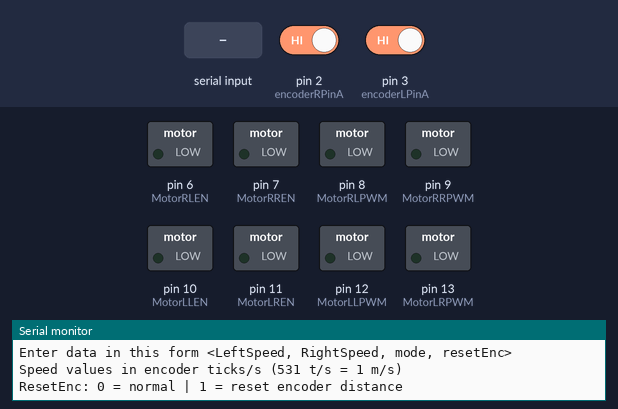
The sketch below on a simulated Arduino Uno, built with avr-gcc and run on an emulated ATmega328P. On the bench: switched loads named in the sketch (green lamp = pin HIGH), the last lines printed to the serial monitor. Inputs (shaded band) come from the test bench; at power-on: pin 2 (encoderRPinA) HIGH, pin 3 (encoderLPinA) HIGH.

Above: at 1.2 s.
1.3 s: "<90,45>" received over Serial
At 2.4 s:
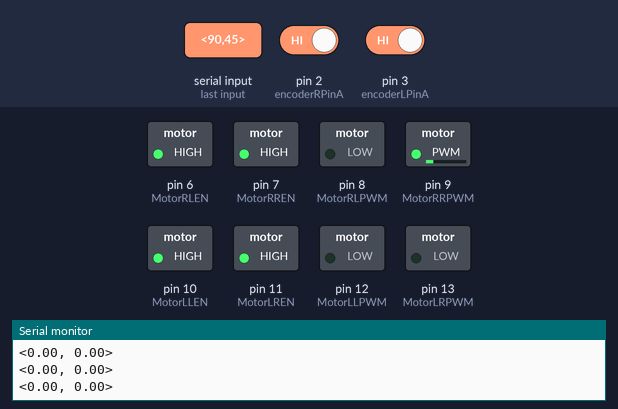
4.3 s: "<30,150>" received over Serial
At 4.7 s:
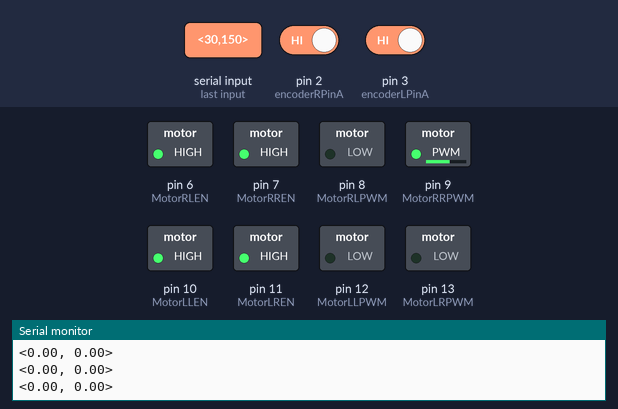
7.3 s: "<1>" received over Serial
At 8.2 s:
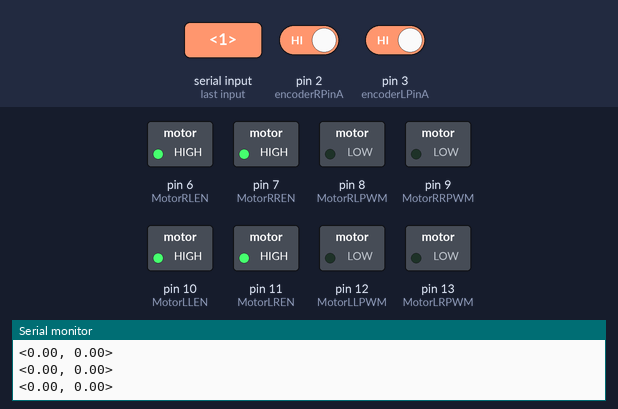
10.3 s: "<200>" received over Serial
At 11.7 s:
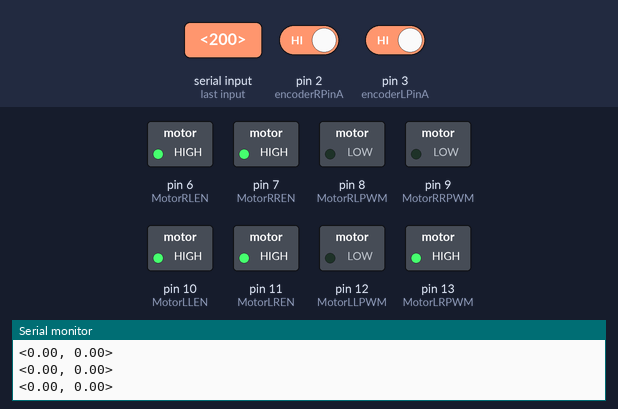
13.3 s: "<1,90>" received over Serial
At 14.0 s:
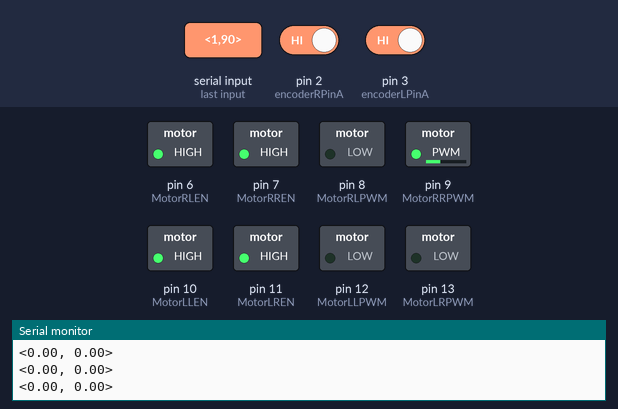
16.3 s: "<2>" received over Serial
At 17.5 s:
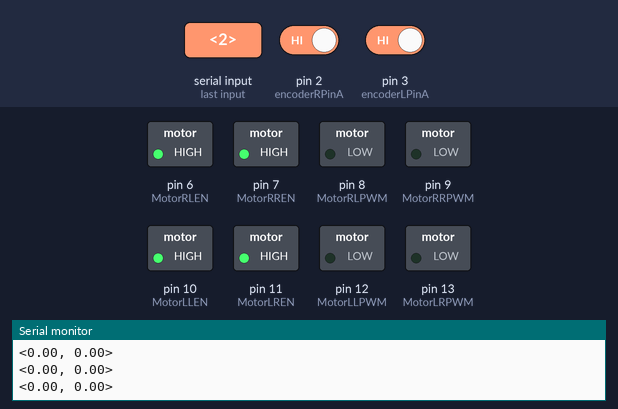
Timing chart, 0 to 19.8 s (numbered marks = the images above; inputs shaded):
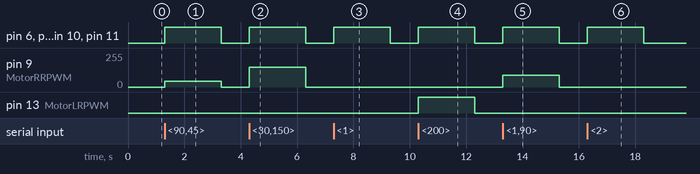

Measured:
- after the input at 1.3 s, pin 6 (MotorRLEN), pin 7 (MotorRREN), pin 10 (MotorLLEN), pin 11 (MotorLREN): LOW → HIGH at once, → LOW 2.0 s later; pin 9 (MotorRRPWM): 0/255 → 45/255 at once, → 0/255 2.0 s later
- after the input at 4.3 s, pin 6 (MotorRLEN), pin 7 (MotorRREN), pin 10 (MotorLLEN), pin 11 (MotorLREN): LOW → HIGH at once, → LOW 2.0 s later; pin 9 (MotorRRPWM): 0/255 → 150/255 at once, → 0/255 2.0 s later
- after the input at 7.3 s, pin 6 (MotorRLEN), pin 7 (MotorRREN), pin 10 (MotorLLEN), pin 11 (MotorLREN): LOW → HIGH at once, → LOW 2.0 s later
- after the input at 10.3 s, pin 6 (MotorRLEN), pin 7 (MotorRREN), pin 10 (MotorLLEN), pin 11 (MotorLREN), pin 13 (MotorLRPWM): LOW → HIGH at once, → LOW 2.0 s later
- after the input at 13.3 s, pin 6 (MotorRLEN), pin 7 (MotorRREN), pin 10 (MotorLLEN), pin 11 (MotorLREN): LOW → HIGH at once, → LOW 2.0 s later; pin 9 (MotorRRPWM): 0/255 → 90/255 at once, → 0/255 2.0 s later
- after the input at 16.3 s, pin 6 (MotorRLEN), pin 7 (MotorRREN), pin 10 (MotorLLEN), pin 11 (MotorLREN): LOW → HIGH at once, → LOW 2.0 s later

The sketch:

generate_lut.ino
```cpp
#include <math.h>
#include <digitalWriteFast.h>

const int MotorRLEN = 6;
const int MotorRREN = 7;
const int MotorRLPWM = 8;
const int MotorRRPWM = 9;
const int MotorLLEN = 10;
const int MotorLREN = 11;
const int MotorLLPWM = 12;
const int MotorLRPWM = 13;

const int encoderRPinA = 2;
const int encoderRPinB = 4;
const int encoderLPinA = 3;
const int encoderLPinB = 5;

const int MAX_PWM = 250;

const byte numChars = 32;
char receivedChars[numChars];
char tempChars[numChars];        // temporary array for use when parsing

int dataRX[4] = {0,0,0,0};

bool newData = false;

long int encoderPosition[2] = {0, 0}; // Stores last encoder positions L and R

//ODO calcs=========================

const float WHEEL_RATIO = 500; // encoder ticks per metre (0.00188496m/t)
const float WHEELBASE = 0.37; // metres
const float HALF_VEHICLE_WIDTH = WHEELBASE / 2; // metres
const float MAX_SPEED = 1300 / WHEEL_RATIO;
int offValues[3] = {0,0,1};

double leftDelta = 0;
double rightDelta = 0;

double newX = 0;
double newY = 0;
double x = 0;
double y = 0;
double dx = 0;
double dy = 0;

float dist = 0;

long prevLeft = 0;
long prevRight = 0;
unsigned long prevTime = 0;
unsigned long currentTime = 0;

float heading = 0;
float newHeading = 0;
float deltaHeading = 0;


struct vec
{
  double x;
  double y;
};

vec currPos = {0, 0};
vec newPos = {0, 0};
vec dPos = {0, 0};

vec targPos = {0, 0};
vec targVel = {0, 0};
vec headingVec = {1, 0};


//====================================

/////// PID CONTROL ///////
// DESIRED SPEEDS
// float desired_L = 0;
// float desired_R = 0;
double current_L = 0; // IN TICKS PER SECOND => 1m/s = 531 ticks/s
double current_R = 0;
double prev_Vel_L = 0;
double prev_Vel_R = 0;

const int MIN_SPEED = 4; // 8 mm/s


// ===================================
// ===================================
// ========== PID constants ==========
const double KpL = 0.9; // 0.9;
const double KiL = 0.8;//0.8;
const double KdL = 0;//0.02;
const double biasL = 0;

const double KpR = 0.9;//0.8;
const double KiR = 0.8;//0.75;
const double KdR = 0;//0.02;
const double biasR = 0;
// const double KpR = ;
// const double KiR = 0.01;
// const double KdR = 0.000;

const long int TIME = 100000; // us/microseconds

const float VELOCITY_ALPHA = 0.1;
const float SETPOINT_ALPHA = 0.05;

const int RESET_THRESHOLD = 40;
const float DEST_THRESHOLD = 0.05;
// ===================================
// ===================================
// ===================================


// Error variables
double e_prev_L = 0;  // Previous left speed error
double e_prev_R = 0;  // Previous right speed error
double integral_L = 0;  // Integral term for left wheel
double integral_R = 0;  // Integral term for right wheel

float output_L = 0;
float output_R = 0;

long long int prev_L = 0;
long long int prev_R = 0;

// time variables
unsigned long prevTimePID = 0;
// unsigned long prevTimePIDL = 0;
// unsigned long prevTimePIDR = 0;
unsigned long currTimePID = 0;

int driveData[3] = {0,0,0};
double dt;
long int dtCircle;
long int prevCircleTime = 0;
float dtL;
float dtR;

int des_L = 0;
int des_R = 0;

//====================================

bool driving = false;
long int driveTime;
const long int measureDelay = 2000000; // us
long int driveDuration = 2000000; // us

void setup() {
  Serial.begin(500000);
  Serial.println("Enter data in this form <LeftSpeed, RightSpeed, mode, resetEnc>");
  Serial.println("Speed values in encoder ticks/s (531 t/s = 1 m/s)");
  //Serial.println("Modes: 0 = normal drive | 1 = coast | 2 = brake");
  Serial.println("ResetEnc: 0 = normal | 1 = reset encoder distance");
  Serial.println();

  pinMode(MotorRLEN, OUTPUT);
  pinMode(MotorRREN, OUTPUT);
  pinMode(MotorRLPWM, OUTPUT);
  pinMode(MotorRRPWM, OUTPUT);
  pinMode(MotorLLEN, OUTPUT);
  pinMode(MotorLREN, OUTPUT);
  pinMode(MotorLLPWM, OUTPUT);
  pinMode(MotorLRPWM, OUTPUT);

  pinMode(encoderRPinA, INPUT_PULLUP);
  pinMode(encoderRPinB, INPUT_PULLUP);
  pinMode(encoderLPinA, INPUT_PULLUP);
  pinMode(encoderLPinB, INPUT_PULLUP);

  attachInterrupt(digitalPinToInterrupt(encoderRPinA), readEncoderR, RISING);
  attachInterrupt(digitalPinToInterrupt(encoderLPinA), readEncoderL, RISING);
}

//====================================

void loop() {
  recvWithStartEndMarkers();
  if (newData == true) {
      strcpy(tempChars, receivedChars);
      parseDataPID();
      //showParsedData(); // s l o w

      driveTime = micros();

      driveData[0] = dataRX[0];
      driveData[1] = dataRX[1];
      driveData[2] = dataRX[2];

      drive(driveData);
      driving = true;

      newData = false;
  }
  currentTime = millis();

  while(driving == true){
    measureSpeed();
  }


  //sendEncoder();
  //updateOdometry();
}

//====================================

void recvWithStartEndMarkers() {
    static boolean recvInProgress = false;
    static byte ndx = 0;
    char startMarker = '<';
    char endMarker = '>';
    char rc;

    while (Serial.available() > 0 && newData == false) {
        rc = Serial.read();

        if (recvInProgress == true) {
            if (rc != endMarker) {
                receivedChars[ndx] = rc;
                ndx++;
                if (ndx >= numChars) {
                    ndx = numChars - 1;
                }
            }
            else {
                receivedChars[ndx] = '\0'; // terminate the string
                recvInProgress = false;
                ndx = 0;
                newData = true;
            }
        }

        else if (rc == startMarker) {
            recvInProgress = true;
        }
    }
}

//====================================

void parseDataPID() {      // split the data into its parts

  char * strtokIndx; // this is used by strtok() as an index

  strtokIndx = strtok(tempChars, ",");      // get the first part - int1
  dataRX[0] = atoi(strtokIndx);     // convert this part to an integer

  strtokIndx = strtok(NULL, ","); // get the second part - int2
  dataRX[1] = atoi(strtokIndx);     // convert this part to an integer

  strtokIndx = strtok(NULL, ","); // get the third part - int3
  dataRX[2] = atoi(strtokIndx);     // convert this part to an integer

  strtokIndx = strtok(NULL, ","); // get the third part - int3
  dataRX[3] = atoi(strtokIndx);     // convert this part to an integer

  // Check if dataRX[0] is within -255 and 255
  if (dataRX[0] < -MAX_PWM) {
      dataRX[0] = -MAX_PWM;
  } else if (dataRX[0] > MAX_PWM) {
      dataRX[0] = MAX_PWM;
  }

  // Check if dataRX[1] is within -255 and 255
  if (dataRX[1] < -MAX_PWM) {
      dataRX[1] = -MAX_PWM;
  }
  else if (dataRX[1] > MAX_PWM) {
      dataRX[1] = MAX_PWM;
  }

  // Check if dataRX[2] is within 0 and 2
  if (dataRX[2] < 0 || dataRX[2] > 2) {
      dataRX[2] = 1;
  }

  // Reset distance if dataRX[3] is 1
  if (dataRX[3] == 1) {
    // encoderPosition[0] = 0;
    // encoderPosition[1] = 0;
    dPos.x = 0;
    dPos.y = 0;
    currPos.x = 0;
    currPos.y = 0;
    heading = 0;
    deltaHeading = 0;
  }
}

//====================================
void showParsedData() {
    Serial.print("speedL: ");
    Serial.println(dataRX[0]);
    Serial.print("speedR: ");
    Serial.println(dataRX[1]);
    Serial.print("mode: ");
    Serial.println(dataRX[2]);
    Serial.print("reset: ");
    Serial.println(dataRX[3]);
}

void sendEncoder() {
  // Calculate and print encoder distances
  Serial.print("<");
  Serial.print(encoderPosition[0]);
  Serial.print(",");
  Serial.print(encoderPosition[1]);
  Serial.println(">");
}

void readEncoderR() {
  if (digitalRead(encoderRPinB) == LOW) {
    encoderPosition[0]--;
  } else {
    encoderPosition[0]++;
  }
}

void readEncoderL() {
  if (digitalRead(encoderLPinB) == LOW) {
    encoderPosition[1]++;
  } else {
    encoderPosition[1]--;
  }
}

float boundAngle(float angle) {
  while (angle < 0) {
    angle += (float)2 * M_PI;
  }
  while (angle >= 2 * M_PI) {
    angle -= (float)2 * M_PI;
  }
  return (float)angle;
}

//Low pass filter for velocity
float lowPassFilter(float input, float prev, float alpha) {
  return alpha * input + (1 - alpha) * prev;
}


//function to check if target speed is positive, clamp input to positive values, vice versa for negative
//also check to see if is more than MAX_PWM
float clampSpeed(float target, float input) {
  if (target > 0) {
    if (input < 0) {
      return 0;
    }
    if (input > MAX_PWM) {
      return MAX_PWM;
    }
  } else if (target < 0) {
    if (input > 0) {
      return 0;
    }
    if (input < -MAX_PWM) {
      return -MAX_PWM;
    }
  }
  return input;
}

//==============================
// Calculate PID control
void PID(float desired_L, float desired_R) {
  // Calculate time difference
  currTimePID = micros();

  dt = (float)(currTimePID - prevTimePID);

  if(dt<TIME){return;}
  prevTimePID = currTimePID;


  prev_Vel_L = current_L;
  prev_Vel_R = current_R;

  current_L = 1000000*(encoderPosition[0] - prev_L)/dt;
  current_R = 1000000*(encoderPosition[1] - prev_R)/dt;

  current_L = lowPassFilter(current_L, prev_Vel_L, VELOCITY_ALPHA);
  current_R = lowPassFilter(current_R, prev_Vel_R, VELOCITY_ALPHA);

  if(dataRX[2] == 2) {
    current_L = 0;
    current_R = 0;
    integral_L = 0;
    integral_R = 0;
  }
  if(dataRX[2] == 1) {
    integral_L = 0;
    integral_R = 0;
  }


  // Calculate error
  float e_L = desired_L - current_L;
  float e_R = desired_R - current_R;

  // Calculate integral term
  integral_L += e_L * dt / 1000000;
  integral_R += e_R * dt / 1000000;

  // Calculate derivative term
  float derivative_L = 1000000*(e_L - e_prev_L) / dt;
  float derivative_R = 1000000*(e_R - e_prev_R) / dt;

    // Update previous encoder values
  prev_L = encoderPosition[0];
  prev_R = encoderPosition[1];

  e_prev_L = e_L;
  e_prev_R = e_R;

  output_L = KpL * e_L + KiL * integral_L + KdL * derivative_L + biasL;
  output_R = KpR * e_R + KiR * integral_R + KdR * derivative_R + biasR;

  output_L = clampSpeed(desired_L, output_L);
  output_R = clampSpeed(desired_R, output_R);


  driveData[0] = output_L;
  driveData[1] = output_R;
  driveData[2] = dataRX[2];
}

void printVel() {
  Serial.print(current_L);
  Serial.print(" ");
  Serial.print(current_R);
  Serial.print(" ");
  Serial.print(des_L);
  Serial.print(" ");
  Serial.print(des_R);
  Serial.print(" ");
  Serial.print("0");
  Serial.print(" ");
  Serial.println("500");
}


void measureSpeed() {
  // Calculate time difference
  currTimePID = micros();

  dt = (float)(currTimePID - prevTimePID);

  if(dt<TIME){return;}
  prevTimePID = currTimePID;

  current_L = (double)1000000*(encoderPosition[0] - prev_L)/dt;
  current_R = (double)1000000*(encoderPosition[1] - prev_R)/dt;

  Serial.print("<");
  Serial.print(current_L);
  Serial.print(", ");
  Serial.print(current_R);
  Serial.println(">");

  // Update previous encoder values
  prev_L = encoderPosition[0];
  prev_R = encoderPosition[1];

  if((currTimePID - driveTime) > measureDelay){
    driving = false;
    drive(offValues);
  }
}


// MY ONE (working)
void updateOdometry() {
  // Update encoder deltas
  leftDelta = (encoderPosition[0] - prevLeft) / WHEEL_RATIO; // left side speed
  rightDelta = (encoderPosition[1] - prevRight) / WHEEL_RATIO; // right side speed

  prevLeft = encoderPosition[0];
  prevRight = encoderPosition[1];

  dist = (leftDelta + rightDelta) / 2;

  if (abs(leftDelta - rightDelta) == 0) { // basically going straight
    newPos.x = currPos.x + leftDelta * cos(heading); // current pos + horizontal velocity
    newPos.y = currPos.y + rightDelta * sin(heading); // current pos + vertical velocity
    newHeading = heading; // no change in heading
  }
  else {
    float R = (leftDelta + rightDelta) / (rightDelta - leftDelta) * WHEELBASE / 2;
    deltaHeading = (float)(rightDelta - leftDelta) / WHEELBASE;

    newPos.x = currPos.x + dist * cos(heading + deltaHeading / 2);
    newPos.y = currPos.y + dist * sin(heading + deltaHeading / 2);
    newHeading = boundAngle(heading + deltaHeading);
  }
  // update previous values to current
  dPos.x = newPos.x - currPos.x;
  dPos.y = newPos.y - currPos.y;
  currPos.x = newPos.x;
  currPos.y = newPos.y;
  heading = newHeading;
  headingVec.x = cos(heading);
  headingVec.y = sin(heading);
  // gives x, y, θ, dx, dy, dθ
}


void sendOdometry() {
  Serial.print("<");
  Serial.print(currPos.x);
  Serial.print(",");
  Serial.print(currPos.y);
  Serial.print(",");
  Serial.print(heading);
  Serial.print(",");
  Serial.print(encoderPosition[0]);
  Serial.print(",");
  Serial.print(encoderPosition[1]);
  Serial.print(",");
  Serial.print(deltaHeading);
  Serial.println(">");
}


//eg. <50,50,0,0>
//3 element array, left, right, mode
void drive(int data[]) {
  // LPWM = data[0];
  // RPWM = data[1];
  // mode = data[2];

  //NORMAL
  if(data[2] == 0) {
    //LEFT SIDE DRIVE
    if(data[0] > 0) {
      digitalWriteFast(MotorLLEN,1);
      digitalWriteFast(MotorLREN,1);
      analogWrite(MotorLLPWM,0);
      analogWrite(MotorLRPWM,data[0]);
    }
    else if(data[0] < 0) {
      digitalWriteFast(MotorLLEN,1);
      digitalWriteFast(MotorLREN,1);
      analogWrite(MotorLLPWM,-1*data[0]);
      analogWrite(MotorLRPWM,0);
    }
    else if(data[0] == 0) {
      digitalWriteFast(MotorLLEN,1);
      digitalWriteFast(MotorLREN,1);
      analogWrite(MotorLLPWM,0);
      analogWrite(MotorLRPWM,0);
    }

    //RIGHT SIDE DRIVE
    if(data[1] > 0) {
      digitalWriteFast(MotorRLEN,1);
      digitalWriteFast(MotorRREN,1);
      analogWrite(MotorRLPWM,0);
      analogWrite(MotorRRPWM,data[1]);
    }
    else if(data[1] < 0) {
      digitalWriteFast(MotorRLEN,1);
      digitalWriteFast(MotorRREN,1);
      analogWrite(MotorRLPWM, -1*data[1]);
      analogWrite(MotorRRPWM,0);
    }
    else if(data[1] == 0) {
      digitalWriteFast(MotorRLEN,1);
      digitalWriteFast(MotorRREN,1);
      analogWrite(MotorRLPWM,0);
      analogWrite(MotorRRPWM,0);
    }

    //BOTH 0
    if(data[0] == 0 && data[1] == 0) {
      digitalWriteFast(MotorLLEN,0);
      digitalWriteFast(MotorLREN,0);
      analogWrite(MotorLLPWM,0);
      analogWrite(MotorLRPWM,0);
      digitalWriteFast(MotorRLEN,0);
      digitalWriteFast(MotorRREN,0);
      analogWrite(MotorRLPWM,0);
      analogWrite(MotorRRPWM,0);
    }
  }

  //OFF
  else if (data[2] == 1) {
    digitalWriteFast(MotorLLEN,0);
    digitalWriteFast(MotorLREN,0);
    analogWrite(MotorLLPWM,0);
    analogWrite(MotorLRPWM,0);
    digitalWriteFast(MotorRLEN,0);
    digitalWriteFast(MotorRREN,0);
    analogWrite(MotorRLPWM,0);
    analogWrite(MotorRRPWM,0);
  }

  //BRAKE (avoid this, causes new spikes)
  else if (data[2] == 2) {
    digitalWriteFast(MotorLLEN,1);
    digitalWriteFast(MotorLREN,1);
    analogWrite(MotorLLPWM,0);
    analogWrite(MotorLRPWM,0);
    digitalWriteFast(MotorRLEN,1);
    digitalWriteFast(MotorRREN,1);
    analogWrite(MotorRLPWM,0);
    analogWrite(MotorRRPWM,0);
  }
  else {
    digitalWriteFast(MotorLLEN,0);
    digitalWriteFast(MotorLREN,0);
    analogWrite(MotorLLPWM,0);
    analogWrite(MotorLRPWM,0);
    digitalWriteFast(MotorRLEN,0);
    digitalWriteFast(MotorRREN,0);
    analogWrite(MotorRLPWM,0);
    analogWrite(MotorRRPWM,0);
  }
}
```
